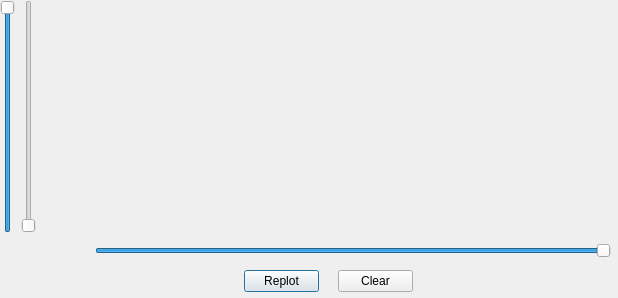
<?xml version="1.0" encoding="UTF-8"?>
<ui version="4.0">
 <class>rtPlotForm</class>
 <widget class="QDialog" name="rtPlotForm">
  <property name="geometry">
   <rect>
    <x>0</x>
    <y>0</y>
    <width>618</width>
    <height>298</height>
   </rect>
  </property>
  <property name="windowTitle">
   <string>Dialog</string>
  </property>
  <widget class="QWidget" name="">
   <property name="geometry">
    <rect>
     <x>0</x>
     <y>0</y>
     <width>611</width>
     <height>233</height>
    </rect>
   </property>
   <layout class="QHBoxLayout" name="horizontalLayout_2">
    <item>
     <layout class="QHBoxLayout" name="horizontalLayout_4">
      <item>
       <widget class="QSlider" name="yMaxSlider">
        <property name="maximum">
         <number>999</number>
        </property>
        <property name="value">
         <number>999</number>
        </property>
        <property name="orientation">
         <enum>Qt::Vertical</enum>
        </property>
       </widget>
      </item>
      <item>
       <widget class="QSlider" name="yMinSlider">
        <property name="maximum">
         <number>999</number>
        </property>
        <property name="value">
         <number>0</number>
        </property>
        <property name="orientation">
         <enum>Qt::Vertical</enum>
        </property>
       </widget>
      </item>
     </layout>
    </item>
    <item>
     <widget class="QwtPlot" name="qwtPlot"/>
    </item>
   </layout>
  </widget>
  <widget class="QWidget" name="">
   <property name="geometry">
    <rect>
     <x>0</x>
     <y>238</y>
     <width>611</width>
     <height>59</height>
    </rect>
   </property>
   <layout class="QHBoxLayout" name="horizontalLayout_5">
    <item>
     <spacer name="horizontalSpacer_2">
      <property name="orientation">
       <enum>Qt::Horizontal</enum>
      </property>
      <property name="sizeType">
       <enum>QSizePolicy::Maximum</enum>
      </property>
      <property name="sizeHint" stdset="0">
       <size>
        <width>45</width>
        <height>20</height>
       </size>
      </property>
     </spacer>
    </item>
    <item>
     <layout class="QVBoxLayout" name="verticalLayout">
      <item>
       <layout class="QHBoxLayout" name="horizontalLayout">
        <item>
         <spacer name="horizontalSpacer">
          <property name="orientation">
           <enum>Qt::Horizontal</enum>
          </property>
          <property name="sizeType">
           <enum>QSizePolicy::Maximum</enum>
          </property>
          <property name="sizeHint" stdset="0">
           <size>
            <width>50</width>
            <height>20</height>
           </size>
          </property>
         </spacer>
        </item>
        <item>
         <widget class="QSlider" name="xScaleSlider">
          <property name="maximum">
           <number>999</number>
          </property>
          <property name="sliderPosition">
           <number>999</number>
          </property>
          <property name="orientation">
           <enum>Qt::Horizontal</enum>
          </property>
         </widget>
        </item>
       </layout>
      </item>
      <item>
       <layout class="QHBoxLayout" name="horizontalLayout_3">
        <item>
         <spacer name="horizontalSpacer_7">
          <property name="orientation">
           <enum>Qt::Horizontal</enum>
          </property>
          <property name="sizeType">
           <enum>QSizePolicy::MinimumExpanding</enum>
          </property>
          <property name="sizeHint" stdset="0">
           <size>
            <width>20</width>
            <height>20</height>
           </size>
          </property>
         </spacer>
        </item>
        <item>
         <widget class="QPushButton" name="replotButton">
          <property name="sizePolicy">
           <sizepolicy hsizetype="Maximum" vsizetype="Fixed">
            <horstretch>0</horstretch>
            <verstretch>0</verstretch>
           </sizepolicy>
          </property>
          <property name="maximumSize">
           <size>
            <width>75</width>
            <height>16777215</height>
           </size>
          </property>
          <property name="text">
           <string>Replot</string>
          </property>
         </widget>
        </item>
        <item>
         <spacer name="horizontalSpacer_6">
          <property name="orientation">
           <enum>Qt::Horizontal</enum>
          </property>
          <property name="sizeType">
           <enum>QSizePolicy::Minimum</enum>
          </property>
          <property name="sizeHint" stdset="0">
           <size>
            <width>13</width>
            <height>20</height>
           </size>
          </property>
         </spacer>
        </item>
        <item>
         <widget class="QPushButton" name="clearButton">
          <property name="sizePolicy">
           <sizepolicy hsizetype="Maximum" vsizetype="Fixed">
            <horstretch>0</horstretch>
            <verstretch>0</verstretch>
           </sizepolicy>
          </property>
          <property name="maximumSize">
           <size>
            <width>75</width>
            <height>16777215</height>
           </size>
          </property>
          <property name="text">
           <string>Clear</string>
          </property>
         </widget>
        </item>
        <item>
         <spacer name="horizontalSpacer_5">
          <property name="orientation">
           <enum>Qt::Horizontal</enum>
          </property>
          <property name="sizeType">
           <enum>QSizePolicy::MinimumExpanding</enum>
          </property>
          <property name="sizeHint" stdset="0">
           <size>
            <width>20</width>
            <height>20</height>
           </size>
          </property>
         </spacer>
        </item>
       </layout>
      </item>
     </layout>
    </item>
   </layout>
  </widget>
  <zorder>layoutWidget</zorder>
  <zorder>yMinSlider</zorder>
  <zorder>verticalSlider_2</zorder>
  <zorder>yMaxSlider</zorder>
  <zorder>qwtPlot</zorder>
  <zorder>horizontalSpacer_2</zorder>
  <zorder></zorder>
 </widget>
 <customwidgets>
  <customwidget>
   <class>QwtPlot</class>
   <extends>QFrame</extends>
   <header>qwt/qwt_plot.h</header>
  </customwidget>
 </customwidgets>
 <resources/>
 <connections/>
</ui>
